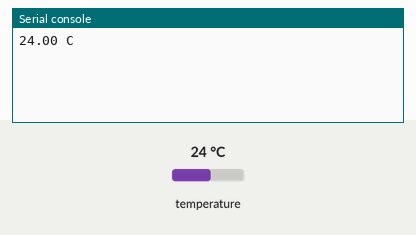
This program was run on a simulated ESP32 board running MicroPython. Shown: the last lines printed to the serial console. Wiring (from the project's diagram.json): DS18B20 sensor on GPIO 18. The test bench sets the inputs (shaded band); at power-on: temperature 24 °C.

Above: at 1.2 s.
1.3 s: temperature set to 12 °C
At 3.4 s:
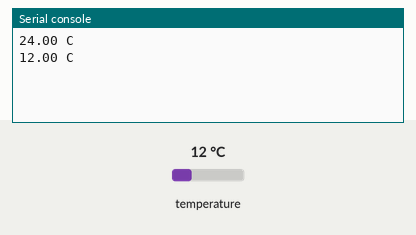
3.7 s: temperature set to 19 °C
At 5.2 s:
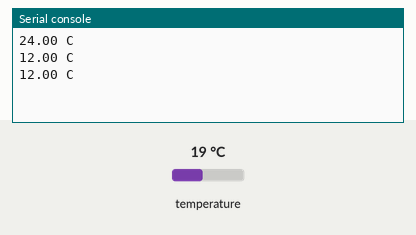
Timing chart, 0 to 6.7 s (numbered marks = the images above; inputs shaded):
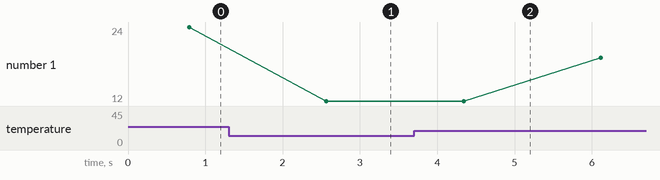

Measured:
- after the input at 1.3 s, the serial console: prints a new line after 1.3 s (image 1)
- plotted number 1: 24 → 12 after the input at 1.3 s, 12 → 19 after the input at 3.7 s

The program:

main.py
```python
from machine import Pin
import onewire
import ds18x20
from time import sleep_ms

sensor = ds18x20.DS18X20(onewire.OneWire(Pin(18)))

while True:
    try:
        roms = [rom for rom in sensor.scan() if rom[0] == 0x28]
        if len(roms) != 1:
            print("Connect exactly one DS18B20:", len(roms))
        else:
            sensor.convert_temp()
            sleep_ms(750)
            temperature = sensor.read_temp(roms[0])
            print("{:.2f} C".format(temperature))
    except Exception as error:  # The driver raises Exception for CRC errors.
        print("1-Wire error:", error)
    sleep_ms(1000)
```
